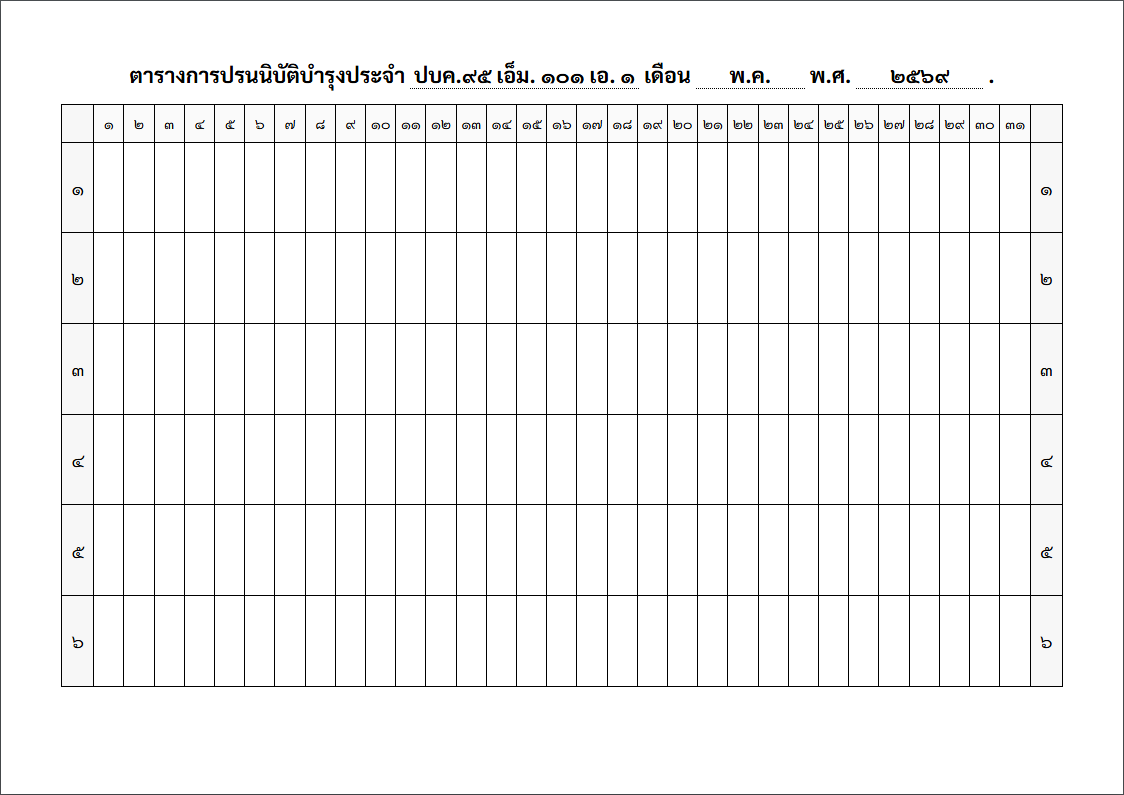
#> input picture references/approved_tb_468_360/tb468_360_page_3_calendar.png, 1124 x 795 px, found by its file name
$ python crop_cal.py
#> lines starting #> are read from the running program, lines starting #| are printed output that depends on the picture
from PIL import Image

im = Image.open('C:/Users/EVE/.gemini/antigravity-ide/brain/7ca9cd9b-6ae7-44b7-ab50-280c021eef14/tb468_360_page_3_calendar.png')
#> im is the input picture: PIL image 1124x795 RGB; mean R, G, B 244.1, 244.1, 244.1
# Crop top-left of calendar
crop_im = im.crop((50, 100, 450, 300))
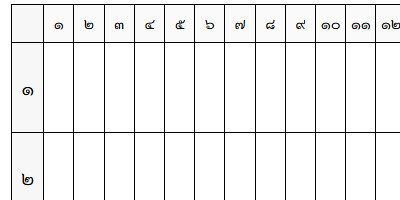
#> crop_im: PIL image 400x200 RGB; mean R, G, B 240.3, 240.3, 240.3
crop_file = 'C:/Users/EVE/.gemini/antigravity-ide/brain/7ca9cd9b-6ae7-44b7-ab50-280c021eef14/tb468_360_cal_topleft_crop.png'
crop_im.save(crop_file)
print("Crop saved:", crop_file)

$ run again, with references/approved_tb_468_360/tb468_360_page_2_equip.png copied over references/approved_tb_468_360/tb468_360_page_3_calendar.png
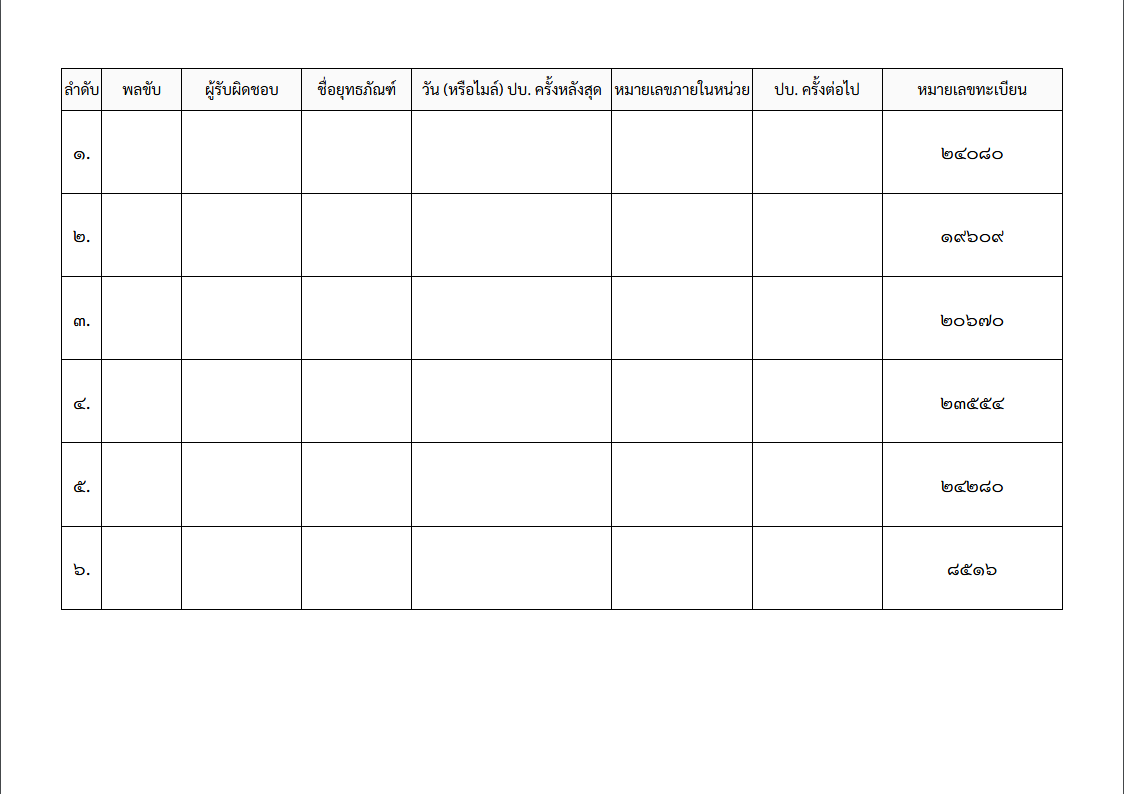
#> input picture references/approved_tb_468_360/tb468_360_page_2_equip.png, 1124 x 794 px, found by its file name
#> im is the input picture: PIL image 1124x794 RGB; mean R, G, B 249.6, 249.6, 249.6
#> `crop_im = im.crop((50, 100, 450, 300))`:
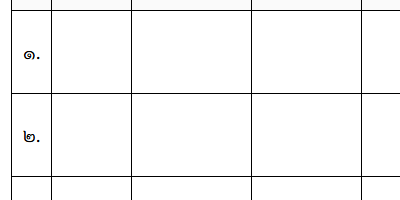
#> crop_im: PIL image 400x200 RGB; mean R, G, B 247.6, 247.6, 247.6

$ run again, with references/approved_tb_468_360/tb468_360_page_4_instructions.png copied over references/approved_tb_468_360/tb468_360_page_3_calendar.png
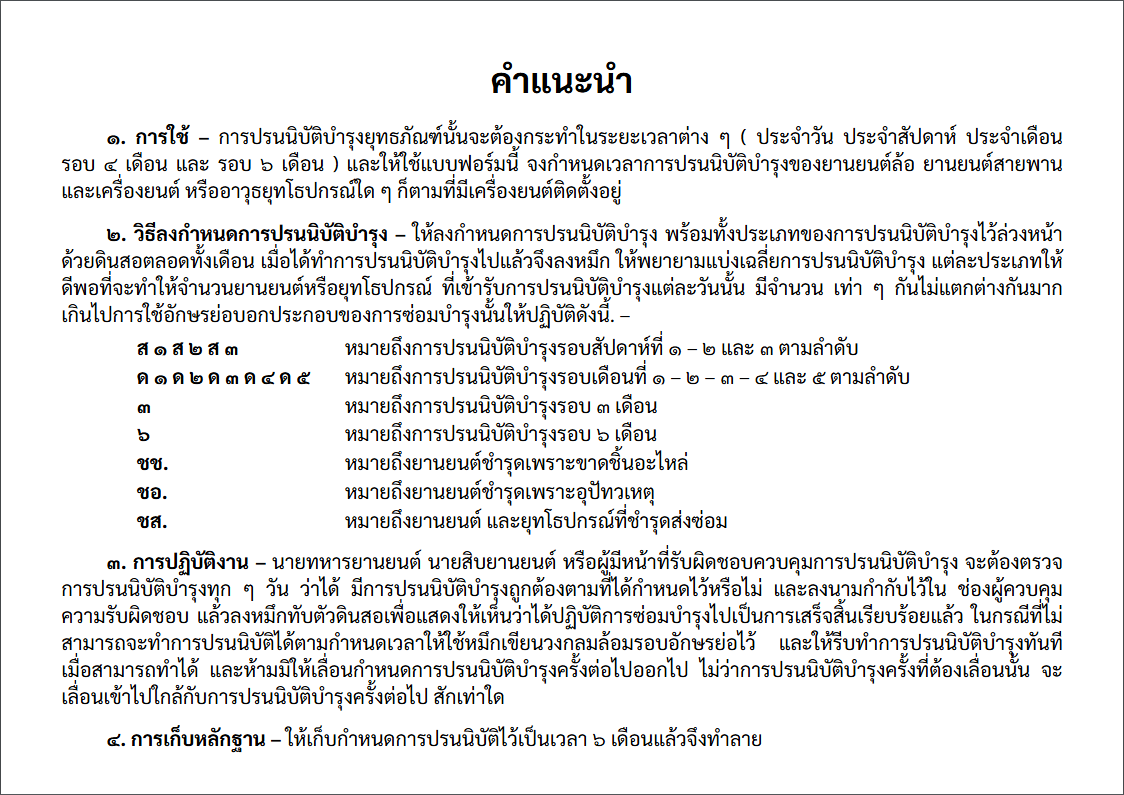
#> input picture references/approved_tb_468_360/tb468_360_page_4_instructions.png, 1124 x 795 px, found by its file name
#> im is the input picture: PIL image 1124x795 RGB; mean R, G, B 234.3, 234.3, 234.3
#> `crop_im = im.crop((50, 100, 450, 300))`:
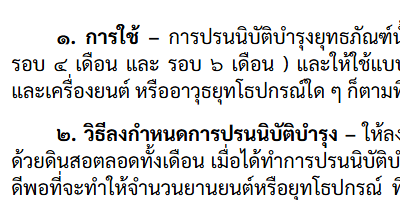
#> crop_im: PIL image 400x200 RGB; mean R, G, B 222.2, 222.3, 222.2
